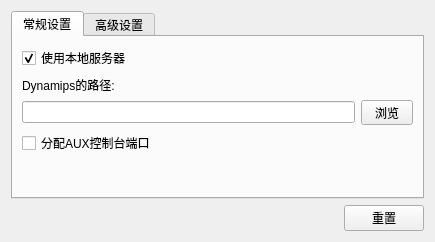
<?xml version="1.0" encoding="UTF-8"?>
<ui version="4.0">
 <class>DynamipsPreferencesPageWidget</class>
 <widget class="QWidget" name="DynamipsPreferencesPageWidget">
  <property name="geometry">
   <rect>
    <x>0</x>
    <y>0</y>
    <width>435</width>
    <height>242</height>
   </rect>
  </property>
  <property name="windowTitle">
   <string>Dynamips</string>
  </property>
  <layout class="QVBoxLayout">
   <item>
    <widget class="QTabWidget" name="uiTabWidget">
     <property name="currentIndex">
      <number>0</number>
     </property>
     <widget class="QWidget" name="uiGeneralSettingsTabWidget">
      <attribute name="title">
       <string>常规设置</string>
      </attribute>
      <layout class="QVBoxLayout" name="verticalLayout_2">
       <item>
        <widget class="QCheckBox" name="uiUseLocalServercheckBox">
         <property name="text">
          <string>使用本地服务器</string>
         </property>
         <property name="checked">
          <bool>true</bool>
         </property>
        </widget>
       </item>
       <item>
        <widget class="QLabel" name="uiDynamipsPathLabel">
         <property name="text">
          <string>Dynamips的路径:</string>
         </property>
        </widget>
       </item>
       <item>
        <layout class="QHBoxLayout" name="horizontalLayout">
         <item>
          <widget class="QLineEdit" name="uiDynamipsPathLineEdit">
           <property name="sizePolicy">
            <sizepolicy hsizetype="MinimumExpanding" vsizetype="Fixed">
             <horstretch>0</horstretch>
             <verstretch>0</verstretch>
            </sizepolicy>
           </property>
          </widget>
         </item>
         <item>
          <widget class="QToolButton" name="uiDynamipsPathToolButton">
           <property name="text">
            <string>  浏览  </string>
           </property>
           <property name="toolButtonStyle">
            <enum>Qt::ToolButtonTextOnly</enum>
           </property>
          </widget>
         </item>
        </layout>
       </item>
       <item>
        <widget class="QCheckBox" name="uiAllocateAuxConsolePortsCheckBox">
         <property name="text">
          <string>分配AUX控制台端口</string>
         </property>
        </widget>
       </item>
       <item>
        <spacer name="spacer">
         <property name="orientation">
          <enum>Qt::Vertical</enum>
         </property>
         <property name="sizeHint" stdset="0">
          <size>
           <width>20</width>
           <height>5</height>
          </size>
         </property>
        </spacer>
       </item>
      </layout>
     </widget>
     <widget class="QWidget" name="uiAdvancedSettingsTabWidget">
      <attribute name="title">
       <string>高级设置</string>
      </attribute>
      <layout class="QVBoxLayout" name="verticalLayout_3">
       <item>
        <widget class="QGroupBox" name="uiMemoryUsageOptimisationGroupBox">
         <property name="title">
          <string>优化内存使用</string>
         </property>
         <layout class="QVBoxLayout" name="verticalLayout">
          <item>
           <widget class="QCheckBox" name="uiGhostIOSSupportCheckBox">
            <property name="toolTip">
             <string>The ghost IOS feature is a solution that helps to decrease memory usage by sharing an IOS image between different router instances.</string>
            </property>
            <property name="text">
             <string>启用Ghost IOS支持</string>
            </property>
            <property name="checked">
             <bool>true</bool>
            </property>
           </widget>
          </item>
          <item>
           <widget class="QCheckBox" name="uiMmapSupportCheckBox">
            <property name="toolTip">
             <string>The mmap feature tells Dynamips to use disk files instead of real memory for router instances.</string>
            </property>
            <property name="text">
             <string>启用mmap的支持</string>
            </property>
            <property name="checked">
             <bool>true</bool>
            </property>
           </widget>
          </item>
          <item>
           <widget class="QCheckBox" name="uiSparseMemorySupportCheckBox">
            <property name="toolTip">
             <string>The sparse memory feature reduces the amount of virtual memory used by router instances.</string>
            </property>
            <property name="text">
             <string>启用稀疏内存支持</string>
            </property>
            <property name="checked">
             <bool>false</bool>
            </property>
           </widget>
          </item>
         </layout>
        </widget>
       </item>
       <item>
        <spacer name="spacer_2">
         <property name="orientation">
          <enum>Qt::Vertical</enum>
         </property>
         <property name="sizeHint" stdset="0">
          <size>
           <width>20</width>
           <height>5</height>
          </size>
         </property>
        </spacer>
       </item>
      </layout>
     </widget>
    </widget>
   </item>
   <item>
    <layout class="QHBoxLayout" name="horizontalLayout_2">
     <item>
      <spacer name="horizontalSpacer">
       <property name="orientation">
        <enum>Qt::Horizontal</enum>
       </property>
       <property name="sizeHint" stdset="0">
        <size>
         <width>164</width>
         <height>20</height>
        </size>
       </property>
      </spacer>
     </item>
     <item>
      <widget class="QPushButton" name="uiRestoreDefaultsPushButton">
       <property name="text">
        <string>重置</string>
       </property>
      </widget>
     </item>
    </layout>
   </item>
  </layout>
 </widget>
 <tabstops>
  <tabstop>uiDynamipsPathLineEdit</tabstop>
  <tabstop>uiDynamipsPathToolButton</tabstop>
  <tabstop>uiGhostIOSSupportCheckBox</tabstop>
  <tabstop>uiMmapSupportCheckBox</tabstop>
  <tabstop>uiSparseMemorySupportCheckBox</tabstop>
 </tabstops>
 <resources/>
 <connections/>
 <designerdata>
  <property name="gridDeltaX">
   <number>10</number>
  </property>
  <property name="gridDeltaY">
   <number>10</number>
  </property>
  <property name="gridSnapX">
   <bool>true</bool>
  </property>
  <property name="gridSnapY">
   <bool>true</bool>
  </property>
  <property name="gridVisible">
   <bool>true</bool>
  </property>
 </designerdata>
</ui>
